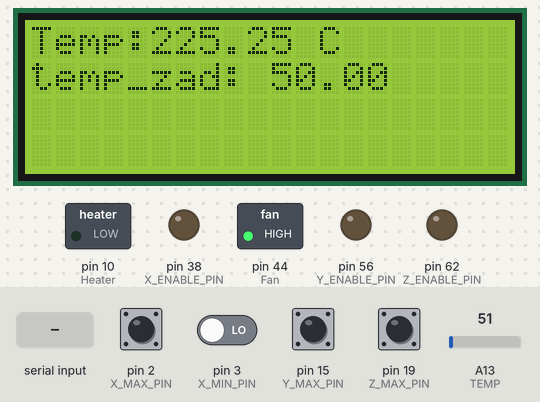
Bench run of a sketch on a simulated Arduino Mega 2560, built with avr-gcc and run on an emulated ATmega2560. Parts: 20×4 character LCD, switched loads named in the sketch (green lamp = pin HIGH), output pins drawn as LEDs (lit = HIGH). The inputs (shaded band) are chosen by the test bench; at power-on: pin 2 (X_MAX_PIN), pin 15 (Y_MAX_PIN), pin 19 (Z_MAX_PIN) HIGH, pin 3 (X_MIN_PIN) LOW, A13 (TEMP) = 51. What the sketch prints to the serial monitor is not drawn.

Above: at 1.4 s.
1.5 s: "90,45\n" received over Serial
At 2.3 s:
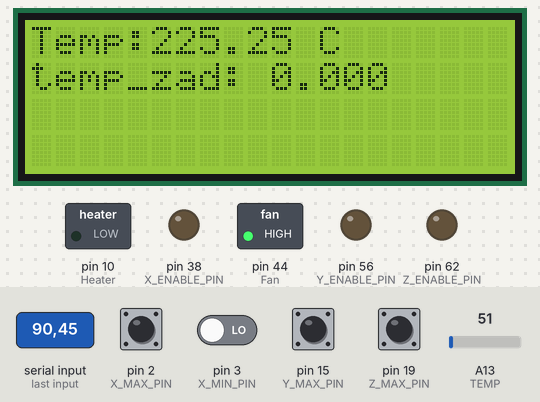
3.0 s: A13 (TEMP) set to 61
At 3.5 s:
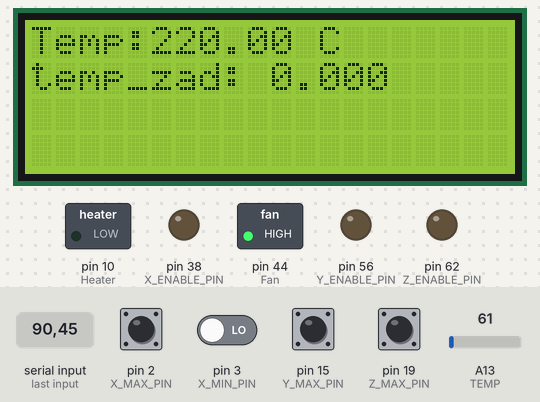
4.5 s: A13 (TEMP) set to 71
At 5.7 s:
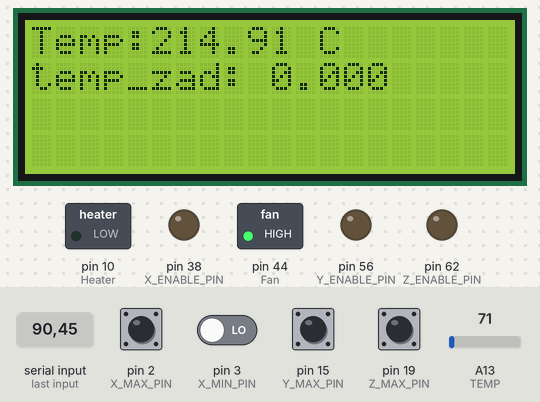
6.0 s: A13 (TEMP) set to 86
At 6.9 s:
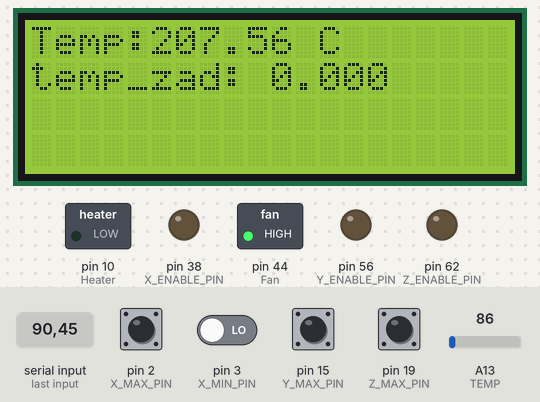
Timing chart, 0 to 8.5 s (numbered marks = the images above; inputs shaded):
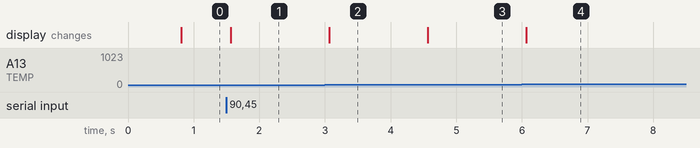

The sketch:

koncowy.ino
```cpp
#include<LiquidCrystal.h> //odczyt_temp.ino \/
LiquidCrystal Lcd(16,17,23,25,27,29);

#define TEMP     13
#define Heater  10
#define Fan  44
#define a  -5.075572847372951e-07
#define b  8.878345580026639e-04
#define c  -0.619917675348230
#define d  2.546265516659611e+02

int x1;

double temperatura;
double uchyb;
double grzanie;
double calka;
double pochodna;
double pop_uchyb;
double temp_zadana;
int temp_nowa;
int licznik_lcd;

                    //odczyt_temp.ino /\

#define h HIGH
#define l LOW

// Limit Switches
//
#define X_MIN_PIN           3
#define X_MAX_PIN           2
#define Y_MIN_PIN          14
#define Y_MAX_PIN          15
#define Z_MIN_PIN          18
#define Z_MAX_PIN          19

// Steppers
//
#define X_STEP_PIN         54
#define X_DIR_PIN          55
#define X_ENABLE_PIN       38
#define X_CS_PIN           53

#define Y_STEP_PIN         60
#define Y_DIR_PIN          61
#define Y_ENABLE_PIN       56
#define Y_CS_PIN           49

#define Z_STEP_PIN         46
#define Z_DIR_PIN          48
#define Z_ENABLE_PIN       62
#define Z_CS_PIN           40


//Zmienne globalne
int x, y, z, off;
int KrokiX = 0, KrokiY = 0, KrokiZ = 0;
int Kroki;
int temp;
String s;
bool flaga = true;
void setup() {
  // Krancowki
  Serial.begin(57600);
  pinMode(X_MAX_PIN, INPUT);
  digitalWrite(X_MAX_PIN, HIGH);

  pinMode(Y_MAX_PIN, INPUT);
  digitalWrite(Y_MAX_PIN, HIGH);

  pinMode(Z_MAX_PIN, INPUT);
  digitalWrite(Z_MAX_PIN, HIGH);

  pinMode(X_MIN_PIN, INPUT);

  //stepper

  pinMode(X_ENABLE_PIN, OUTPUT);
  digitalWrite(X_ENABLE_PIN, LOW);
  pinMode(X_DIR_PIN, l);
  pinMode(X_STEP_PIN, OUTPUT);

  pinMode(Y_ENABLE_PIN, OUTPUT);
  digitalWrite(Y_ENABLE_PIN, LOW);
  pinMode(Y_DIR_PIN, l);
  pinMode(Y_STEP_PIN, OUTPUT);

  pinMode(Z_ENABLE_PIN, OUTPUT);
  digitalWrite(Z_ENABLE_PIN, LOW);
  pinMode(Z_DIR_PIN, l);
  pinMode(Z_STEP_PIN, OUTPUT);

  //grzalka
  pinMode(Heater,OUTPUT);
  digitalWrite(Heater,LOW);
  pinMode(Fan,OUTPUT);
  digitalWrite(Fan,HIGH);
  Lcd.begin(20,4);
  Lcd.print("Hello");
  Lcd.setCursor(0,0);
  calka = 0;
  temp_zadana = 50;

}

void loop() {


  //Czytanie Krancowek
  x = digitalRead(X_MAX_PIN);
  y = digitalRead(Y_MAX_PIN);
  z = digitalRead(Z_MAX_PIN);
  off = digitalRead(X_MIN_PIN);

  while (Serial.available() > 0)
  {


    s = Serial.readStringUntil('\n');
    sscanf(s.c_str(), "x %d y %d z %d temp %d\n", &KrokiX, &KrokiY, &KrokiZ, &temp_nowa);
    temp_zadana = (double) temp_nowa;
    flaga = false;
    if (KrokiX < 0)
    {
      KrokiX = -KrokiX;
      digitalWrite(X_DIR_PIN, HIGH);
    }
    else
    {
      digitalWrite(X_DIR_PIN, LOW);

    }
    if (KrokiY < 0)
    {
      KrokiY = -KrokiY;
      digitalWrite(Y_DIR_PIN, HIGH);
    }
    else
    {
      digitalWrite(Y_DIR_PIN, LOW);

    }
    if (KrokiZ < 0)
    {
      KrokiZ = -KrokiZ;
      digitalWrite(Z_DIR_PIN, HIGH);
    }
    else
    {
      digitalWrite(Z_DIR_PIN, LOW);

    }

    //    temp = Serial.parseInt();
    //    if(temp>0){
    //      Kroki = temp;
    //    KrokiX = Kroki;
    //    KrokiY = Kroki;
    //    KrokiZ = Kroki;
    //    }
    //    Serial.println(Kroki);

  }


  //  Serial.print("X:");
  //  Serial.print(x);
  //  Serial.print("; Y:");
  //  Serial.print(y);
  //  Serial.print("; Z:");
  //  Serial.print(z);
  //  Serial.println();
  if (!x && KrokiX > 0 && !off)
  {
    digitalWrite(X_STEP_PIN, HIGH);
    KrokiX--;
  }
  if (!y && KrokiY > 0 && !off)
  {
    digitalWrite(Y_STEP_PIN, HIGH);
    KrokiY--;
  }
  if (!z && KrokiZ > 0 && !off)
  {
    digitalWrite(Z_STEP_PIN, HIGH);
    KrokiZ--;
  }

  if(KrokiX == 0 && KrokiY == 0 && KrokiZ == 0 && flaga == false)
  {
  Serial.println("OK");
  flaga = true;
  }

  delayMicroseconds(10);
  digitalWrite(X_STEP_PIN, LOW);
  digitalWrite(Y_STEP_PIN, LOW);
  digitalWrite(Z_STEP_PIN, LOW);
  delayMicroseconds(10);
  regulacja_temp(temp_zadana);

}

void regulacja_temp(double temp_zadana){


   //kontrola temp
  x1 = analogRead(TEMP);
  temperatura = a*(double)pow(x1,3) + b*(double)pow(x1,2)+c*double(x1)+d;

  //Serial.println(temperatura);
  pop_uchyb = uchyb;
  uchyb = temp_zadana - temperatura;
  calka = calka + uchyb;
  pochodna = (uchyb - pop_uchyb)/0.01;
  if( grzanie <255){
    grzanie = 255 * (uchyb/(temp_zadana - 30)) + 5*calka/1000 + 0.9*pochodna;
  }
  else if( grzanie < 0 ){
    grzanie = 1;
  }
  else{
    grzanie = 255;
  }
  if (temperatura < temp_zadana)
  {

   //digitalWrite(Heater,LOW);
   analogWrite(Heater,floor(grzanie));

   }
  else
  {
   digitalWrite(Heater,LOW);

   }

  if(licznik_lcd > 1000){
  licznik_lcd = 0;
  Lcd.setCursor(0,0);
  Lcd.print("Temp:");
  Lcd.print(temperatura);
  Lcd.print(" C  ");
  Lcd.setCursor(0,1);
  Lcd.print("temp_zad: ");
  Lcd.print(temp_zadana);
  }
  licznik_lcd++;
  // kontrola temp
}
```

Measured:
- after the input at 1.5 s, the display: changes after 0.06 s (image 1)
- after the input at 3.0 s, the display: changes after 0.06 s (image 2)
- after the input at 4.5 s, the display: changes after 0.06 s (image 3)
- after the input at 6.0 s, the display: changes after 0.06 s (image 4)
